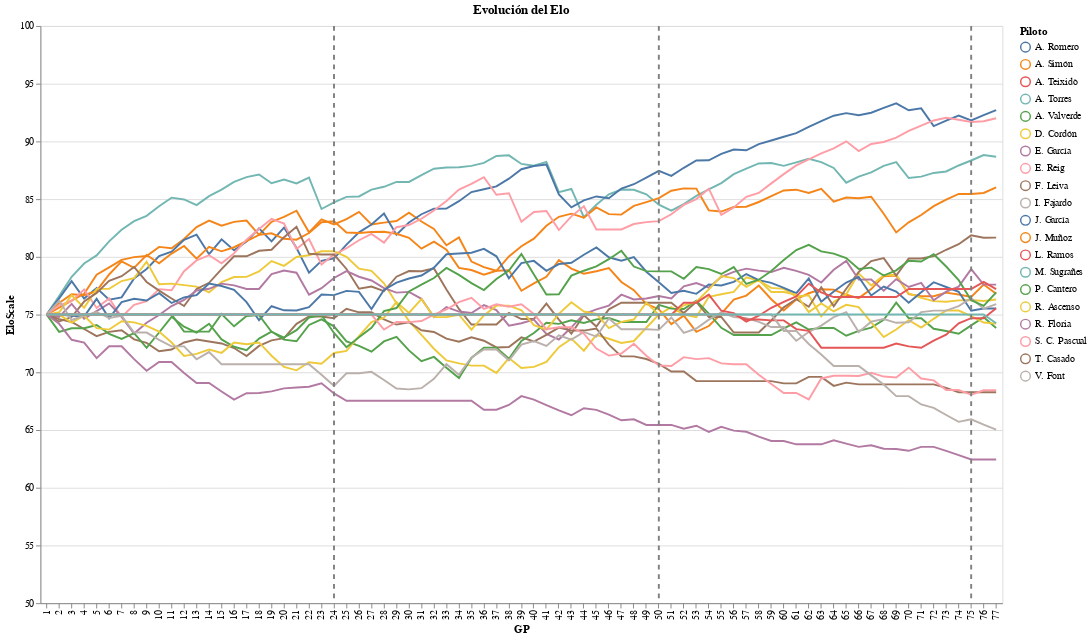

Notebook cell for this chart:
### Code cell
selector = alt.selection_point(fields=['Piloto'], bind='legend', toggle='true')

linea_temporada1 = alt.Chart(pd.DataFrame({'GP': [24]})).mark_rule(
    color='gray',
    strokeDash=[5, 5],
    size=2
).encode(
    x='GP:O'
)
linea_temporada2 = alt.Chart(pd.DataFrame({'GP': [50]})).mark_rule(
    color='gray',
    strokeDash=[5, 5],
    size=2
).encode(
    x='GP:O'
)
linea_temporada3 = alt.Chart(pd.DataFrame({'GP': [75]})).mark_rule(
    color='gray',
    strokeDash=[5, 5],
    size=2
).encode(
    x='GP:O'
)
chart_base = alt.Chart(dataframeElos).mark_line().encode(
    x='GP:O',
    y=alt.Y('EloScale:Q', scale=alt.Scale(domain=[50,100])),
    color='Piloto:N',
    opacity=alt.condition(selector, alt.value(1), alt.value(0.1))
).add_params(
    selector
)
tooltip = alt.Chart(dataframeElos).mark_point(
    opacity=0  # invisible
).encode(
    x='GP:O',
    y=alt.Y('EloScale:Q', scale=alt.Scale(domain=[50,100])),
    color='Piloto:N',
    tooltip=['ELO:Q']
)

chart_final = (chart_base + linea_temporada1+linea_temporada2+linea_temporada3+tooltip).properties(
    width=1000,
    height=600,
    title='Evolución del Elo'
)
chart_final

### Figure 1 — Vega-Lite specification as saved in the notebook (floating-point values rounded to 4 significant figures; data arrays with more than 128 entries replaced by an {"elided": "..."} marker saying what was removed)
{"config": {"view": {"continuousWidth": 300, "continuousHeight": 300}}, "layer": [{"data": {"name": "data-6e3da37b565ec9dc20293bfbbe8afff9"}, "mark": {"type": "line"}, "encoding": {"color": {"field": "Piloto", "type": "nominal"}, "opacity": {"condition": {"param": "param_20", "value": 1}, "value": 0.1}, "x": {"field": "GP", "type": "ordinal"}, "y": {"field": "EloScale", "scale": {"domain": [50, 100]}, "type": "quantitative"}}, "name": "view_20"}, {"data": {"name": "data-14295def94170c37ade63d7ce679a333"}, "mark": {"type": "rule", "color": "gray", "size": 2, "strokeDash": [5, 5]}, "encoding": {"x": {"field": "GP", "type": "ordinal"}}}, {"data": {"name": "data-8f21f609cee76ccc639b8b653eb23236"}, "mark": {"type": "rule", "color": "gray", "size": 2, "strokeDash": [5, 5]}, "encoding": {"x": {"field": "GP", "type": "ordinal"}}}, {"data": {"name": "data-039bcbdb345252e7f0b993a7b2f8931e"}, "mark": {"type": "rule", "color": "gray", "size": 2, "strokeDash": [5, 5]}, "encoding": {"x": {"field": "GP", "type": "ordinal"}}}, {"data": {"name": "data-6e3da37b565ec9dc20293bfbbe8afff9"}, "mark": {"type": "point", "opacity": 0}, "encoding": {"color": {"field": "Piloto", "type": "nominal"}, "tooltip": [{"field": "ELO", "type": "quantitative"}], "x": {"field": "GP", "type": "ordinal"}, "y": {"field": "EloScale", "scale": {"domain": [50, 100]}, "type": "quantitative"}}}], "height": 600, "params": [{"name": "param_20", "select": {"type": "point", "fields": ["Piloto"], "toggle": "true"}, "bind": "legend", "views": ["view_20"]}], "title": "Evolución del Elo", "width": 1000, "$schema": "https://vega.github.io/schema/vega-lite/v5.20.1.json", "datasets": {"data-6e3da37b565ec9dc20293bfbbe8afff9": {"elided": "1540 records"}, "data-14295def94170c37ade63d7ce679a333": [{"GP": 24}], "data-8f21f609cee76ccc639b8b653eb23236": [{"GP": 50}], "data-039bcbdb345252e7f0b993a7b2f8931e": [{"GP": 75}]}}
